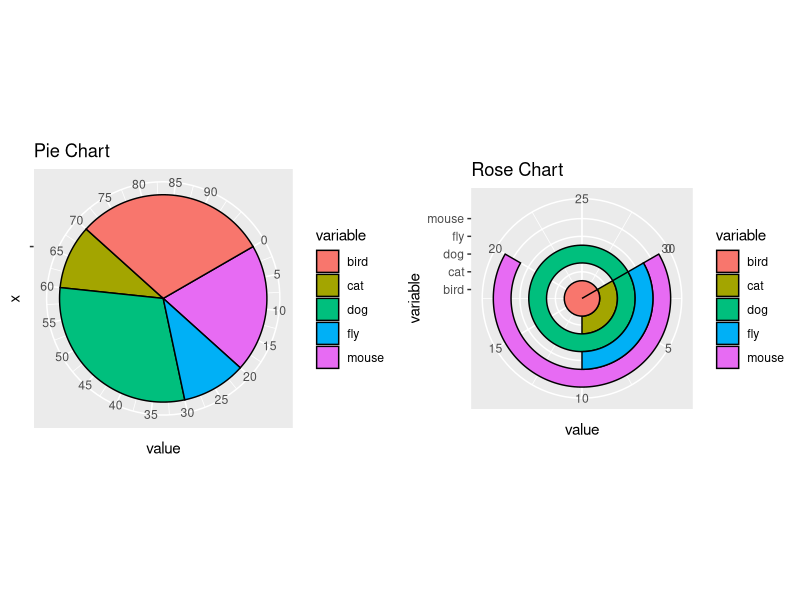

Write the R code that produced this figure.
library(ggplot2)
library(cowplot)

df <- data.frame(
  variable = rep(c("cat", "mouse", "dog", "bird", "fly")),
  value = c(10, 20, 30, 30, 10)
)

# Create pie chart
pie_chart <- ggplot(df, aes(x = "", y = value, fill = variable)) +
  geom_bar(width = 1, stat = "identity", color = "black") +  # Add black border
  coord_polar("y", start = pi / 3) +
  scale_y_continuous(breaks = seq(0, 90, by = 5)) +  # Adjust tick marks
  ggtitle("Pie Chart")

# Create rose chart
rose_chart <- ggplot(df, aes(x = variable, y = value, fill = variable)) +
  geom_bar(width = 1, stat = "identity", color = "black") +
  coord_polar("y", start = pi / 3) +
  scale_y_continuous(breaks = seq(0, 80, by = 5)) +
  ggtitle("Rose Chart")

# Arrange the two charts side by side
combined_plot <- plot_grid(pie_chart, rose_chart, ncol = 2)

# Print the combined plot
print(combined_plot)
